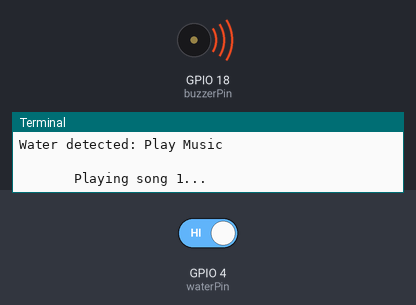
This program was run on a simulated Raspberry Pi (BCM pin numbers). Shown: buzzer (waves = sounding), the last lines printed to the terminal. The test bench sets the inputs (shaded band); at power-on: GPIO 4 (waterPin) HIGH.

Above: at 1.2 s.
1.3 s: GPIO 4 (waterPin) driven LOW
At 5.0 s:
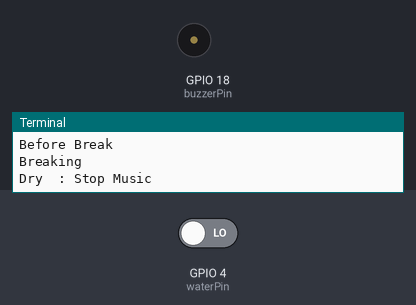
6.0 s: GPIO 4 (waterPin) driven HIGH
At 7.8 s:
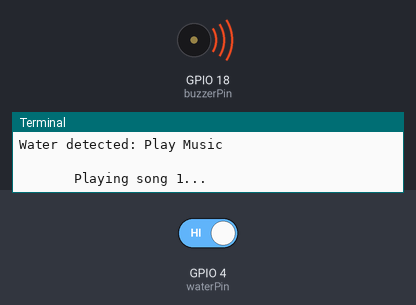
Timing chart, 0 to 16.5 s (numbered marks = the images above; inputs shaded):
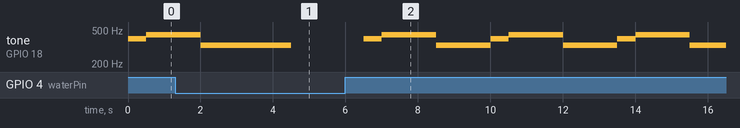

The program:

main.py
```python
###################################
## Water Sensor
## 	> S: (BCM) #4
##	> +: 3.3V - Left 1st pin
##	> -: GND below #4
##
## Passive Buzzer
## 	> S: (BCM) #18
##	> +: 5.0V - Right 1st pin
##	> -: GND - Right 3rd pin
##################################
import RPi.GPIO as GPIO
import time

waterPin = 4
buzzerPin = 18

setup_buzzer = False
buzzer_on = False

GPIO.setmode(GPIO.BCM)
GPIO.setup(waterPin, GPIO.IN)

CL = [0, 131, 147, 165, 175, 196, 211, 248]		# Frequency of Low C notes

CM = [0, 262, 294, 330, 350, 393, 441, 495]		# Frequency of Middle C notes

CH = [0, 525, 589, 661, 700, 786, 882, 990]		# Frequency of High C notes

song_1 = [	CM[3], CM[5], CM[6], CM[3], CM[2], CM[3], CM[5], CM[6], # Notes of song1
			CH[1], CM[6], CM[5], CM[1], CM[3], CM[2], CM[2], CM[3],
			CM[5], CM[2], CM[3], CM[3], CL[6], CL[6], CL[6], CM[1],
			CM[2], CM[3], CM[2], CL[7], CL[6], CM[1], CL[5]	]

beat_1 = [	1, 1, 3, 1, 1, 3, 1, 1, 			# Beats of song 1, 1 means 1/8 beats
			1, 1, 1, 1, 1, 1, 3, 1,
			1, 3, 1, 1, 1, 1, 1, 1,
			1, 2, 1, 1, 1, 1, 1, 1,
			1, 1, 3	]

song_2 = [	CM[1], CM[1], CM[1], CL[5], CM[3], CM[3], CM[3], CM[1], # Notes of song2
			CM[1], CM[3], CM[5], CM[5], CM[4], CM[3], CM[2], CM[2],
			CM[3], CM[4], CM[4], CM[3], CM[2], CM[3], CM[1], CM[1],
			CM[3], CM[2], CL[5], CL[7], CM[2], CM[1]	]

beat_2 = [	1, 1, 2, 2, 1, 1, 2, 2, 			# Beats of song 2, 1 means 1/8 beats
			1, 1, 2, 2, 1, 1, 3, 1,
			1, 2, 2, 1, 1, 2, 2, 1,
			1, 2, 2, 1, 1, 3 ]

def setup():
	GPIO.setmode(GPIO.BCM)		# Numbers GPIOs by physical location
	GPIO.setup(buzzerPin, GPIO.OUT)	# Set pins' mode is output
	global Buzz						# Assign a global variable to replace GPIO.PWM
	Buzz = GPIO.PWM(buzzerPin, 440)	# 440 is initial frequency.
	Buzz.start(50)					# Start buzzerPin pin with 50% duty ration

def destory():
		Buzz.stop()									 # Stop the buzzer
		GPIO.output(buzzerPin, 1)		  # Set buzzerPin pin to High
		GPIO.cleanup()						  # Release resource


def loop():
	while True:
		print '\n	Playing song 1...'
		for i in range(1, 4):		# Play song 1
			Buzz.ChangeFrequency(song_1[i])	# Change the frequency along the song note
			time.sleep(beat_1[i] * 0.5)		# delay a note for beat * 0.5s
		time.sleep(1)						# Wait a second for next song.
		print "Before Break"
		if(GPIO.input(waterPin) == 0):
			print "Breaking"
			break


try:
	print "Program started. Waiting for water detection..."
	while True:
		if(GPIO.input(waterPin) == 1 and buzzer_on == False):
			if (setup_buzzer == False):
				setup()
				setup_buzzer = True
			print "Water detected: Play Music"
			buzzer_on = True
			loop()
		elif(buzzer_on == True):
			print "Dry  : Stop Music"
			buzzer_on = False
			destory()
			setup_buzzer = False
			GPIO.setmode(GPIO.BCM)
			GPIO.setup(waterPin, GPIO.IN)
		time.sleep(1)

except KeyboardInterrupt:
	GPIO.cleanup()
```

Measured:
- after the input at 6.0 s, tone on GPIO 18 (buzzerPin): silent → 393 Hz after 0.50 s, then repeats every 3.5 s: 441 Hz 1.5 s, 330 Hz 1.5 s, 393 Hz 0.50 s
